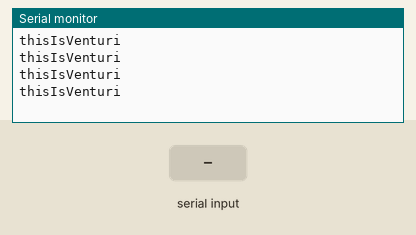
Recording of a sketch running on a simulated Arduino Uno, built with avr-gcc and run on an emulated ATmega328P. On the bench: the last lines printed to the serial monitor. The test bench sets the inputs (shaded band).

Above: at 1.0 s.
1.1 s: "1" received over Serial
At 2.7 s:
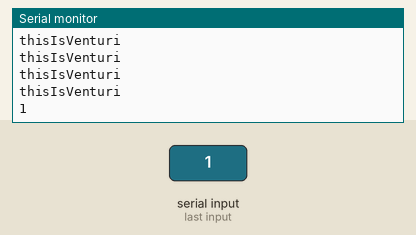
3.7 s: "0" received over Serial
At 5.1 s:
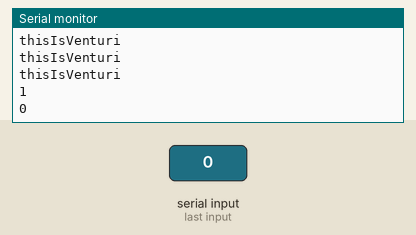
5.2 s: "2" received over Serial
At 6.9 s:
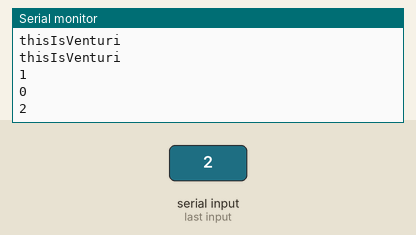

Measured:
- after the input at 1.1 s, the serial monitor: prints a new line after 1.1 s (image 1)
- after the input at 3.7 s, the serial monitor: prints a new line after 1.0 s (image 2)
- after the input at 5.2 s, the serial monitor: prints a new line after 1.0 s (image 3)

The sketch:

serialEcho.ino
```cpp
/**
 * This program sends a string over the Serial port until a connection is established.
 * From then on, it echoes back every string it receives on the Serial input.
 * Credits: https://learn.sparkfun.com/tutorials/connecting-arduino-to-processing/all
 */

String received;

void setup() {
  Serial.begin(9600);
  establishContact();

}

void loop() {
  if (Serial.available() > 0) {
    received = Serial.readString();
    Serial.println(received); //echo string back
    delay(50);
  }
}

void establishContact() {
  while (Serial.available() <= 0) {
  Serial.println("thisIsVenturi");   // send a capital A
  delay(300);
  }
}
```
